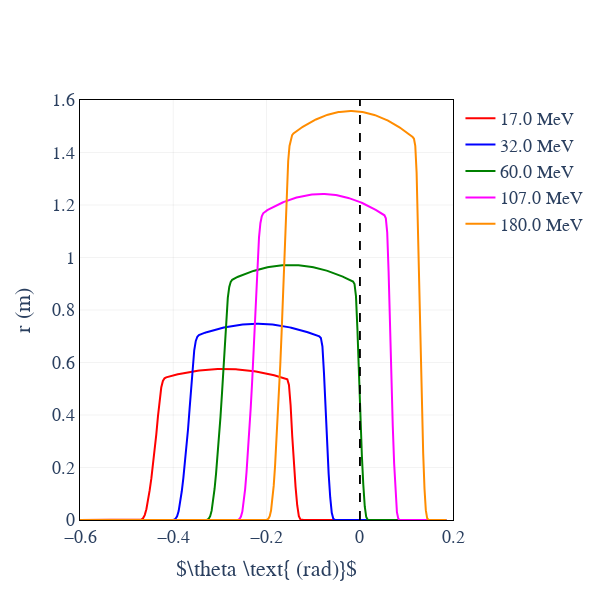

Write notebook code for a chart like this one.
### Code cell
artist = zgoubidoo.vis.ZgoubidooPlotlyArtist(layout=layout)

artist.fig["layout"]["xaxis"]["title"] = r"$\theta \text{ (rad)}$"
artist.fig["layout"]["yaxis"]["title"] = "r (m)"
artist.fig["layout"]["xaxis"]["range"] = [-0.6, 0.2]
artist.fig["layout"]["yaxis"]["range"] = [0, 1.6]


for i, results in enumerate(results_tracking):
    ekin = np.round(zgoubidoo.Kinematics(kin_nom.brho * results[0]).ekin.m_as("MeV"), 2)
    theta = results[1].tracks_frenet["ANGLE"].values - 0.6

    artist.scatter(
        x=theta,
        y=results[1].tracks_frenet["BZ"] / 10,
        line={"width": 2, "color": colors[i]},
        mode="lines",
        name=f"{np.round(ekin,2)} MeV",
    )

    artist.scatter(
        x=[0, 0], y=[0, 1.6], line={"color": "black", "dash": "dash", "width": 1.2}, mode="lines", showlegend=False
    )

artist.render()

### Figure 1 — Plotly figure (JSON) as saved in the notebook; plotly's stock layout.template omitted (floating-point values rounded to 4 significant figures; data arrays with more than 128 entries replaced by an {"elided": "..."} marker saying what was removed)
{"data": [{"line": {"color": "red", "width": 2}, "mode": "lines", "name": "17.0 MeV", "type": "scatter", "x": {"elided": "218 float values"}, "y": {"elided": "218 float values"}}, {"line": {"color": "black", "dash": "dash", "width": 1.2}, "mode": "lines", "showlegend": false, "type": "scatter", "x": [0, 0], "y": [0, 1.6]}, {"line": {"color": "blue", "width": 2}, "mode": "lines", "name": "32.0 MeV", "type": "scatter", "x": {"elided": "231 float values"}, "y": {"elided": "231 float values"}}, {"line": {"color": "black", "dash": "dash", "width": 1.2}, "mode": "lines", "showlegend": false, "type": "scatter", "x": [0, 0], "y": [0, 1.6]}, {"line": {"color": "green", "width": 2}, "mode": "lines", "name": "60.0 MeV", "type": "scatter", "x": {"elided": "245 float values"}, "y": {"elided": "245 float values"}}, {"line": {"color": "black", "dash": "dash", "width": 1.2}, "mode": "lines", "showlegend": false, "type": "scatter", "x": [0, 0], "y": [0, 1.6]}, {"line": {"color": "magenta", "width": 2}, "mode": "lines", "name": "107.0 MeV", "type": "scatter", "x": {"elided": "259 float values"}, "y": {"elided": "259 float values"}}, {"line": {"color": "black", "dash": "dash", "width": 1.2}, "mode": "lines", "showlegend": false, "type": "scatter", "x": [0, 0], "y": [0, 1.6]}, {"line": {"color": "darkorange", "width": 2}, "mode": "lines", "name": "180.0 MeV", "type": "scatter", "x": {"elided": "273 float values"}, "y": {"elided": "273 float values"}}, {"line": {"color": "black", "dash": "dash", "width": 1.2}, "mode": "lines", "showlegend": false, "type": "scatter", "x": [0, 0], "y": [0, 1.6]}], "layout": {"font": {"family": "serif", "size": 18}, "height": 600, "plot_bgcolor": "rgba(0, 0, 0, 0)", "width": 600, "xaxis": {"gridcolor": "grey", "gridwidth": 0.1, "linecolor": "black", "linewidth": 1, "mirror": true, "range": [-0.6, 0.2], "showgrid": true, "title": {"text": "$\\theta \\text{ (rad)}$"}, "type": "linear"}, "yaxis": {"exponentformat": "power", "gridcolor": "grey", "gridwidth": 0.1, "linecolor": "black", "linewidth": 1, "mirror": true, "range": [0, 1.6], "title": {"text": "r (m)"}, "type": "linear"}}}
